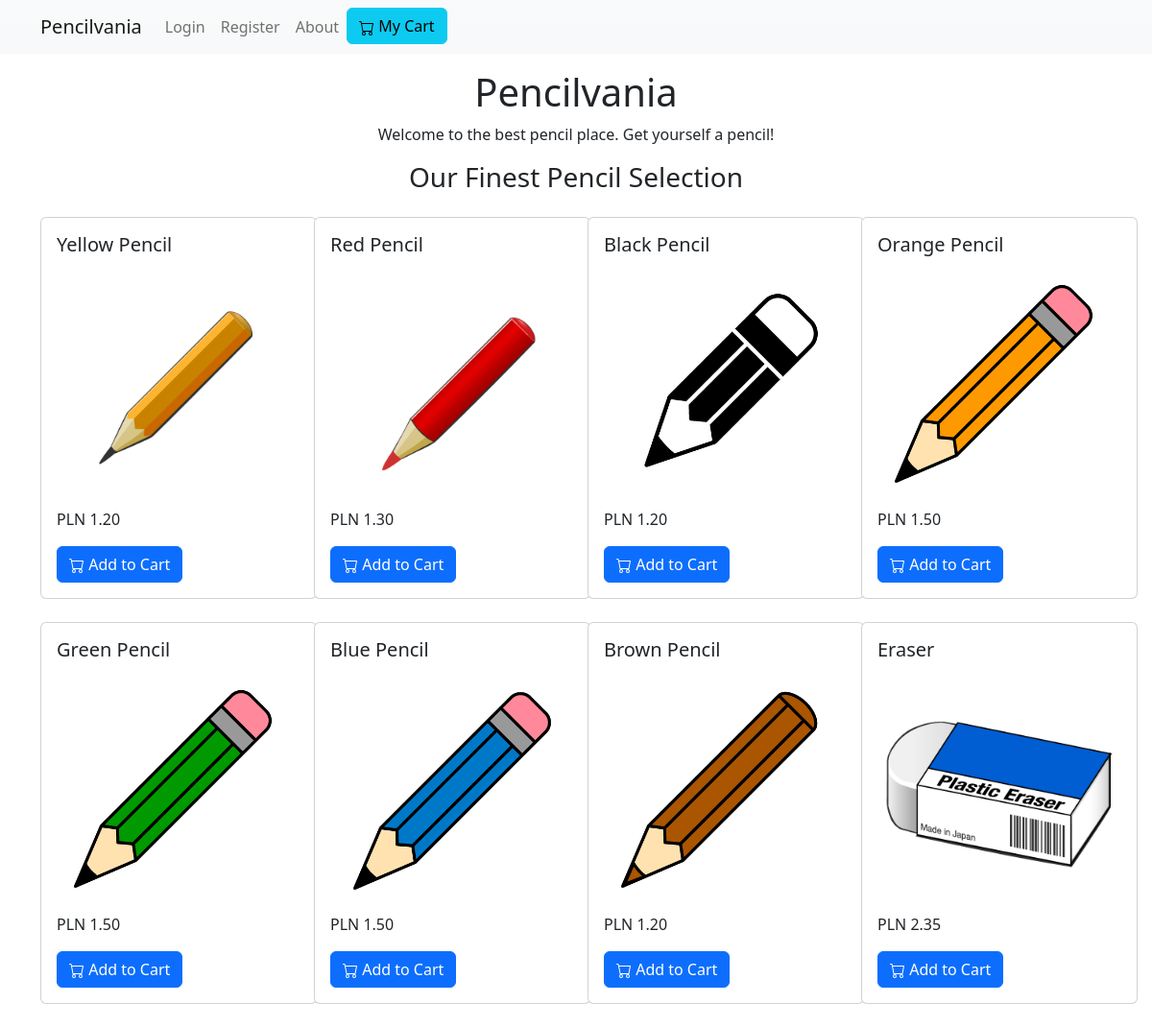
The page / on the database its author committed.
### shop/models.py (models this page shows)
class Product(db.Model):
    id = db.Column(db.Integer, primary_key=True)
    name = db.Column(db.String(100), nullable=False)
    description = db.Column(db.String(100), nullable=False)
    filename = db.Column(db.String(100), nullable=False)
    price = db.Column(db.Float, nullable=False)
    price_id = db.Column(db.String(100), nullable=False)  # required by Stripe API

### shop/routes.py (the view)
@app.route("/")
def get_products():
    products = Product.query.all()
    form = CartForm()
    return render_template("shop.html", products=products, form=form)

### shop/templates/shop.html (shortened to what this page needs)
{% extends "index.html" %}
{% block content %}
<div class="container">
    <div class="row mt-3">
      <div class="col-lg-8 col-md-10 mx-auto content">
        <div class="site-heading text-center">
          <h1>Pencilvania</h1>
          <span class="subheading">Welcome to the best pencil place. Get yourself a pencil!</span>
        </div>
      </div>
    </div>
    <div class="row mt-3">
        <div class="text-center">
            <h3>Our Finest Pencil Selection</h3>
        </div>
    </div>
    <div class="row mt-3">
        {% for product in products %}
        <div class="col-lg-3 col-md-6 mb-4">
            <div class="card" style="width: 18rem;">
              <div class="card-body">
                <h5 class="card-title">{{ product.name|title() }}</h5>
                <a href="{{ url_for('get_product', product_id=product.id) }}"><img src="{{ url_for('static', filename=product.filename) }}" class="card-img-top"></a>
                <p class="card-text">{{ "PLN {:.2f}".format(product.price) }}</p>
                  <form method="post", action="{{ url_for('add_to_cart') }}">
                    <button type="submit" class="btn btn-primary">
                         Add to Cart
                    </button>
                  </form>
              </div>
            </div>
        </div>
    {% endfor %}
    </div>
</div>
{% endblock %}

### shop/templates/index.html (shortened to what this page needs)
<!doctype html>
  <html lang="en">
    <head>
      <link href="https://cdn.jsdelivr.net/npm/bootstrap@5.2.2/dist/css/bootstrap.min.css" rel="stylesheet">
      <link rel="stylesheet" href="https://cdn.jsdelivr.net/npm/bootstrap-icons@1.10.3/font/bootstrap-icons.css">
    </head>
    <body>
    <nav class="navbar navbar-expand-lg bg-light bg-gradient sticky-top" id="mainNav">
      <div class="container">
        <a class="navbar-brand" href="{{url_for('get_products')}}">Pencilvania</a>
        <div class="collapse navbar-collapse" id="navbarResponsive">
          <ul class="navbar-nav ml-auto">
            {% if not current_user.is_authenticated %}
            <li class="nav-item">
              <a class="nav-link" href="{{ url_for('login') }}">Login</a>
            </li>
            <li class="nav-item">
              <a class="nav-link" href="{{ url_for('register') }}">Register</a>
            </li>
            {% endif %}
            <li class="nav-item">
              <a class="nav-link" href="{{ url_for('about') }}">About</a>
            </li>
            <li class="nav-item">
              <a href="{{ url_for('get_cart') }}" class="btn btn-info">
                 My Cart
              </a>
           </li>
          </ul>
        </div>
      </div>
    </nav>
      {% block content %}
      {% endblock %}
    </body>
</html>

### rows shown on the page
Product: name "Yellow Pencil", filename (picture), price "PLN 1.20"
Product: name "Red Pencil", filename (picture), price "PLN 1.30"
Product: name "Black Pencil", filename (picture), price "PLN 1.20"
Product: name "Orange Pencil", filename (picture), price "PLN 1.50"
Product: name "Green Pencil", filename (picture), price "PLN 1.50"
Product: name "Blue Pencil", filename (picture), price "PLN 1.50"
Product: name "Brown Pencil", filename (picture), price "PLN 1.20"
Product: name "Eraser", filename (picture), price "PLN 2.35"
